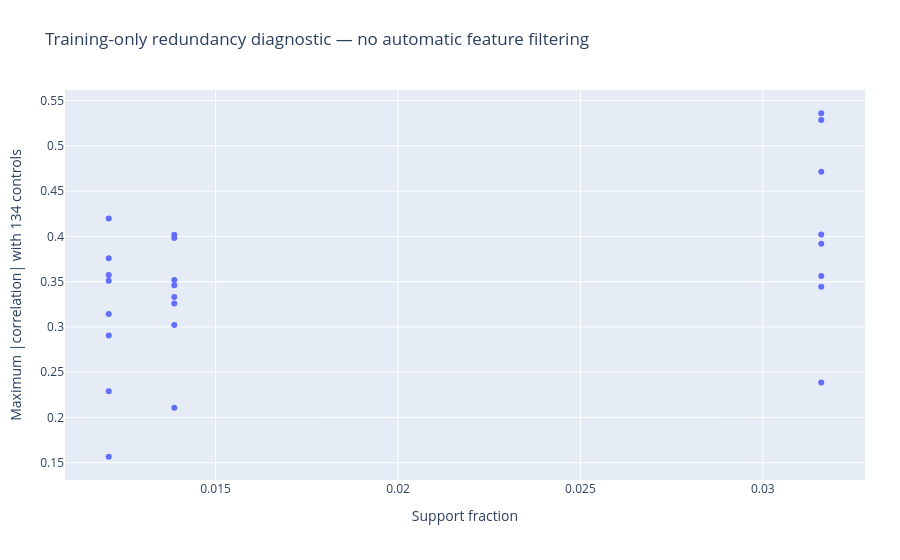

Here is the notebook cell this chart was saved with:
### Markdown cell above
## 7 · Training-only support and redundancy

### Code cell
path = ROOT/'outputs/plots/07.json'
if hashlib.sha256(path.read_bytes()).hexdigest() != receipt['plot_hashes'][path.name]:
    raise ValueError('Saved chart checksum changed')
fig = pio.from_json(path.read_text())
display({'application/vnd.plotly.v1+json':json.loads(pio.to_json(fig))}, raw=True)

### Figure 1 — Plotly figure (JSON) as saved in the notebook; plotly's stock layout.template omitted (floating-point values rounded to 4 significant figures)
{"data": [{"hovertemplate": "%{text}<br>Support=%{x:.3f}<br>Max correlation=%{y:.3f}<extra></extra>", "mode": "markers", "text": ["ordered_funnel_click_to_cart_log_pair_session_support", "ordered_funnel_click_to_cart_weighted_pair_share", "ordered_funnel_click_to_cart_shrunk_pair_given_source", "ordered_funnel_click_to_cart_weighted_pair_given_source", "ordered_funnel_click_to_cart_max_supporting_similarity", "ordered_funnel_click_to_cart_reciprocal_neighbor_rank_share", "ordered_funnel_click_to_cart_lag_decayed_pair_share", "ordered_funnel_click_to_cart_log_effective_pair_support", "ordered_funnel_cart_to_order_log_pair_session_support", "ordered_funnel_cart_to_order_weighted_pair_share", "ordered_funnel_cart_to_order_shrunk_pair_given_source", "ordered_funnel_cart_to_order_weighted_pair_given_source", "ordered_funnel_cart_to_order_max_supporting_similarity", "ordered_funnel_cart_to_order_reciprocal_neighbor_rank_share", "ordered_funnel_cart_to_order_lag_decayed_pair_share", "ordered_funnel_cart_to_order_log_effective_pair_support", "ordered_funnel_click_to_order_log_pair_session_support", "ordered_funnel_click_to_order_weighted_pair_share", "ordered_funnel_click_to_order_shrunk_pair_given_source", "ordered_funnel_click_to_order_weighted_pair_given_source", "ordered_funnel_click_to_order_max_supporting_similarity", "ordered_funnel_click_to_order_reciprocal_neighbor_rank_share", "ordered_funnel_click_to_order_lag_decayed_pair_share", "ordered_funnel_click_to_order_log_effective_pair_support"], "type": "scatter", "x": [0.0316, 0.0316, 0.0316, 0.0316, 0.0316, 0.0316, 0.0316, 0.0316, 0.01387, 0.01387, 0.01387, 0.01387, 0.01387, 0.01387, 0.01387, 0.01387, 0.01207, 0.01207, 0.01207, 0.01207, 0.01207, 0.01207, 0.01207, 0.01207], "y": [0.4019, 0.536, 0.3443, 0.2386, 0.3562, 0.4713, 0.5285, 0.3919, 0.3331, 0.4017, 0.3461, 0.2107, 0.302, 0.3518, 0.3983, 0.3258, 0.3574, 0.4196, 0.2289, 0.1566, 0.3143, 0.2905, 0.3759, 0.3508]}], "layout": {"margin": {"b": 80, "l": 65, "r": 35, "t": 90}, "title": {"text": "Training-only redundancy diagnostic — no automatic feature filtering"}, "xaxis": {"automargin": true, "title": {"text": "Support fraction"}}, "yaxis": {"automargin": true, "title": {"text": "Maximum |correlation| with 134 controls"}}}}
